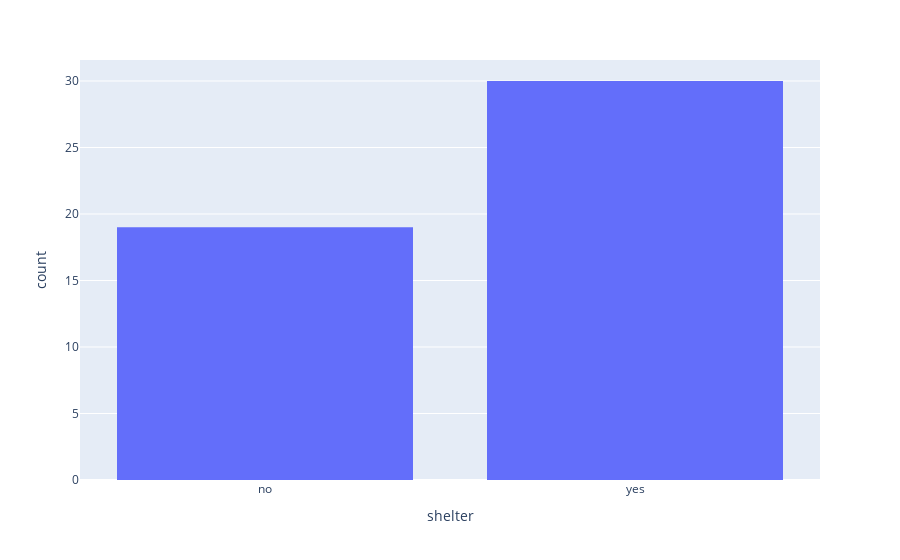

The notebook cell this image was saved under:
### Code cell
import plotly.express as px

fig = px.histogram(gdf, x="shelter")
fig.show()

### Figure 1 — Plotly figure (JSON) as saved in the notebook; plotly's stock layout.template omitted (floating-point values rounded to 4 significant figures; data arrays with more than 128 entries replaced by an {"elided": "..."} marker saying what was removed)
{"data": [{"alignmentgroup": "True", "bingroup": "x", "hovertemplate": "shelter=%{x}<br>count=%{y}<extra></extra>", "legendgroup": "", "marker": {"color": "#636efa", "pattern": {"shape": ""}}, "name": "", "offsetgroup": "", "orientation": "v", "showlegend": false, "type": "histogram", "x": {"elided": "240 str values"}, "xaxis": "x", "yaxis": "y"}], "layout": {"autosize": true, "barmode": "relative", "legend": {"tracegroupgap": 0}, "margin": {"t": 60}, "xaxis": {"anchor": "y", "autorange": true, "domain": [0, 1], "range": [-0.5, 1.5], "title": {"text": "shelter"}, "type": "category"}, "yaxis": {"anchor": "x", "autorange": true, "domain": [0, 1], "range": [0, 31.58], "title": {"text": "count"}}}}
